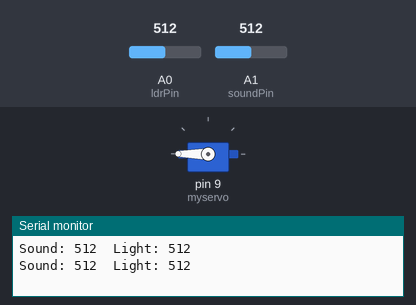
A sketch run on a simulated Arduino Uno, built with avr-gcc and run on an emulated ATmega328P. Parts: servo, the last lines printed to the serial monitor. The inputs (shaded band) are chosen by the test bench; at power-on: A1 (soundPin) = 512, A0 (ldrPin) = 512.

Above: at 10.8 s.
10.9 s: A1 (soundPin) set to 65
20.9 s: A1 (soundPin) set to 57
At 25.6 s:
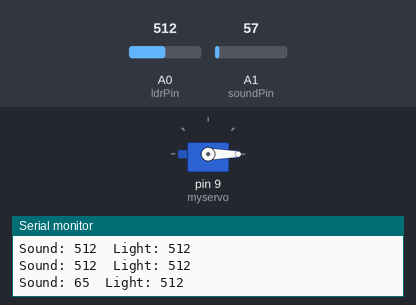
30.9 s: A0 (ldrPin) set to 107
40.9 s: A0 (ldrPin) set to 95
Timing chart, 0 to 43.9 s (numbered marks = the images above; inputs shaded):
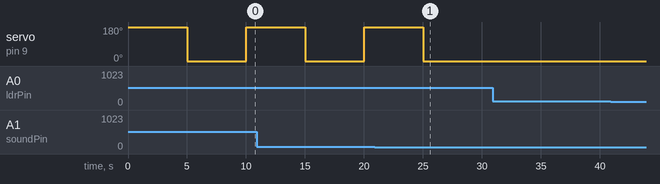

The sketch:

Project01.ino
```cpp
#include <Servo.h>

Servo myservo;

int pos = 90;
int soundPin = A1;
int ldrPin = A0;
int sound = 0;
int light = 0;

void setup() {
  pinMode(ldrPin, INPUT);
  pinMode(soundPin, INPUT);
  myservo.attach(9);
  Serial.begin(9600);
}

void loop() {
  sound = analogRead(soundPin);
  light = analogRead(ldrPin);
  Serial.print("Sound: ");
  Serial.print(sound);
  Serial.print("  Light: ");
  Serial.println(light);
  if (sound >60 && light < 1100) {
    pos=180;
    myservo.write(pos);
    delay(5000);
    pos=0;
    myservo.write(pos);
    delay(5000);
  }
}
```

Measured:
- the behaviour switches between 61 and 60 on A1 (soundPin) (found by bisection; images 0 and 1)
- after the input at 20.9 s, servo on pin 9 (myservo): goes on until 25.0 s, then stays 0°
